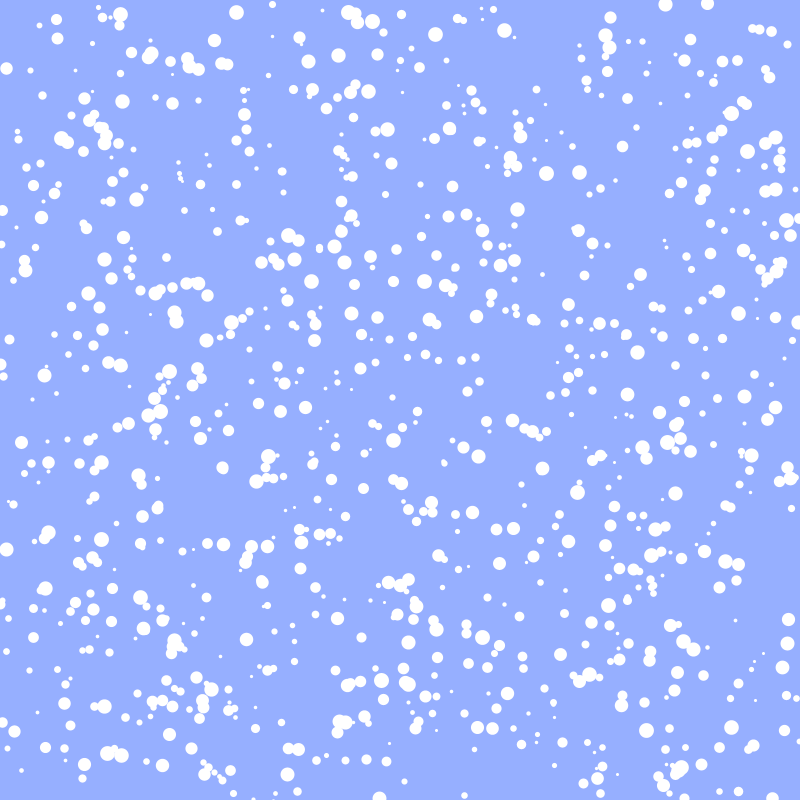
Frame 1 (no input)
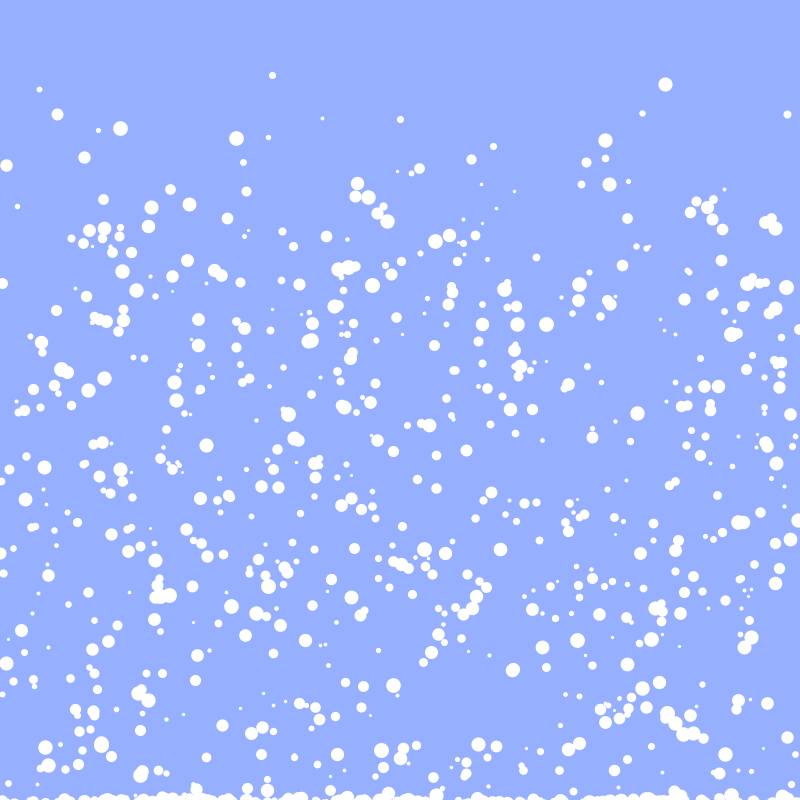
Frame 60 (the mouse pressed at the canvas centre just before this capture)
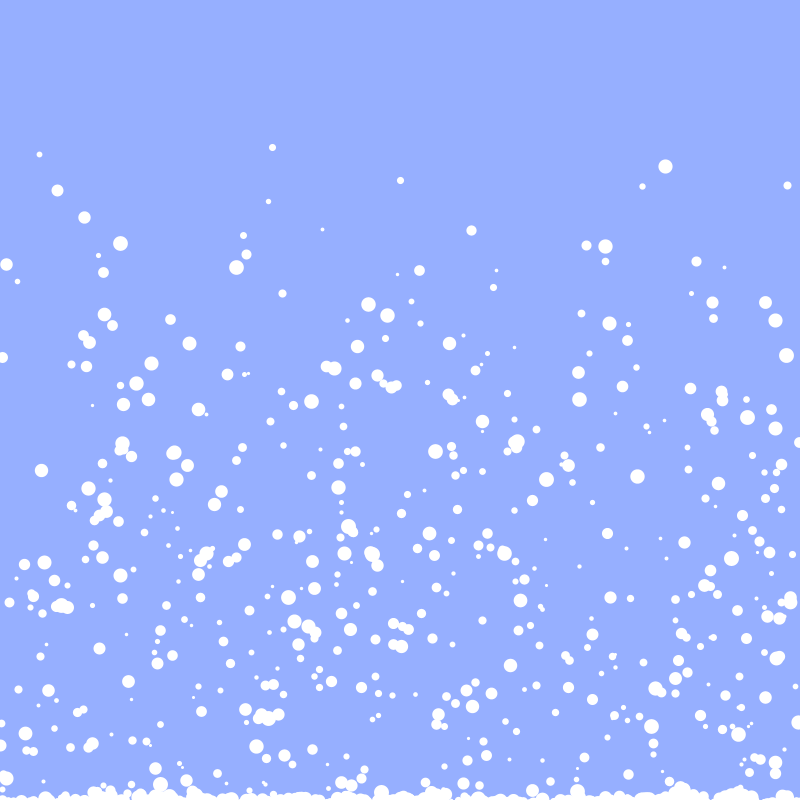
Frame 120 (the mouse held since frame 60 and released just before this capture)

The Processing sketch that drew these frames (run headless with seeded random() and noise(); from frame 60 on, the mouse is pressed at the canvas centre):

// Processing sketch: processing_183743
// ── processing_183743.pde

//Array of falling snowflake objects
//Bryan Cera 2015

Snowflake[] flakes = new Snowflake[1000];  //declare and name array
//(set # of "slots" in second [])

void setup(){  //do normal setup stuff
  size(800,800);
  background(150,175,255); // sky blue?
  smooth();
  
//initialize array using a for loop (length=number of slots)
  for(int i = 0; i < flakes.length; i++){
  flakes[i] = new Snowflake(); 
  }

}

void draw(){
  background(150,175,255); // sky blue?
  
//animate array using a for loop (length=number of slots)
  for(int i = 0; i < flakes.length; i++){
  flakes[i].update(0,0);  //math
  flakes[i].display();  //visual
  
  //nested loop to test all flakes against each other
for(int j = 0; j < flakes.length; j++){

  //exclude the flake being tested
  if(i != j){
  
  
  //what is the current distance between tested flake and all other flakes?
  if(dist(flakes[i].posx,flakes[i].posy,flakes[j].posx,flakes[j].posy) <= int(flakes[i].radius/2)){  //if it's less than the radius/2
  if(flakes[i].fallspeed == 0 || flakes[j].fallspeed== 0){  //if the colliding flake has "landed"
 //update all flakes accordingly
      flakes[i].update(1,1);  //stop falling
      flakes[j].update(1,1);  //stop falling
  }
} 
}
  
  }
  
}
}
//begin class block
class Snowflake{
  
float posx, posy;  //declare variables for x and y position
float radius;  //declare variable for radius
float fallspeed;  //declare variable for "speed" 
int collide = 1; //collision variable
int landed = 1; //variable to declare if the colliding flake has "landed"
 
 //class constructor (like setup function)
 Snowflake(){
  posx = random(width);  //set initial x position (random)
  posy = random(height); // set initial y position (random)
  radius = random(3,15); // set initial radius (random)
  fallspeed = random(1,5);  //set intial fallspeed
 }
 
 //method for the "math" behind the object
 void update(int col, int tlanded){

   collide = col;
   
   landed = tlanded;
   
   
  posy += fallspeed;  // y position moves downward
  
  if(posy >= height){  //if statement "stops" snowflake
    fallspeed = 0;        //when it reaches bottom
  
  }
  
  if(collide == 1){  //if its colliding
   if(landed == 1){  //with a snowflake that has "landed"
    fallspeed = 0;   //stop falling
   }   
  }
  
 }
  
  //method for drawing the object to the screen
  void display(){
    //draw the snowflake!
    stroke(255);
    strokeWeight(radius);
    point(posx,posy);  //point with weight for radius faster than drawing an ellipse
  }  
}
//end class block
